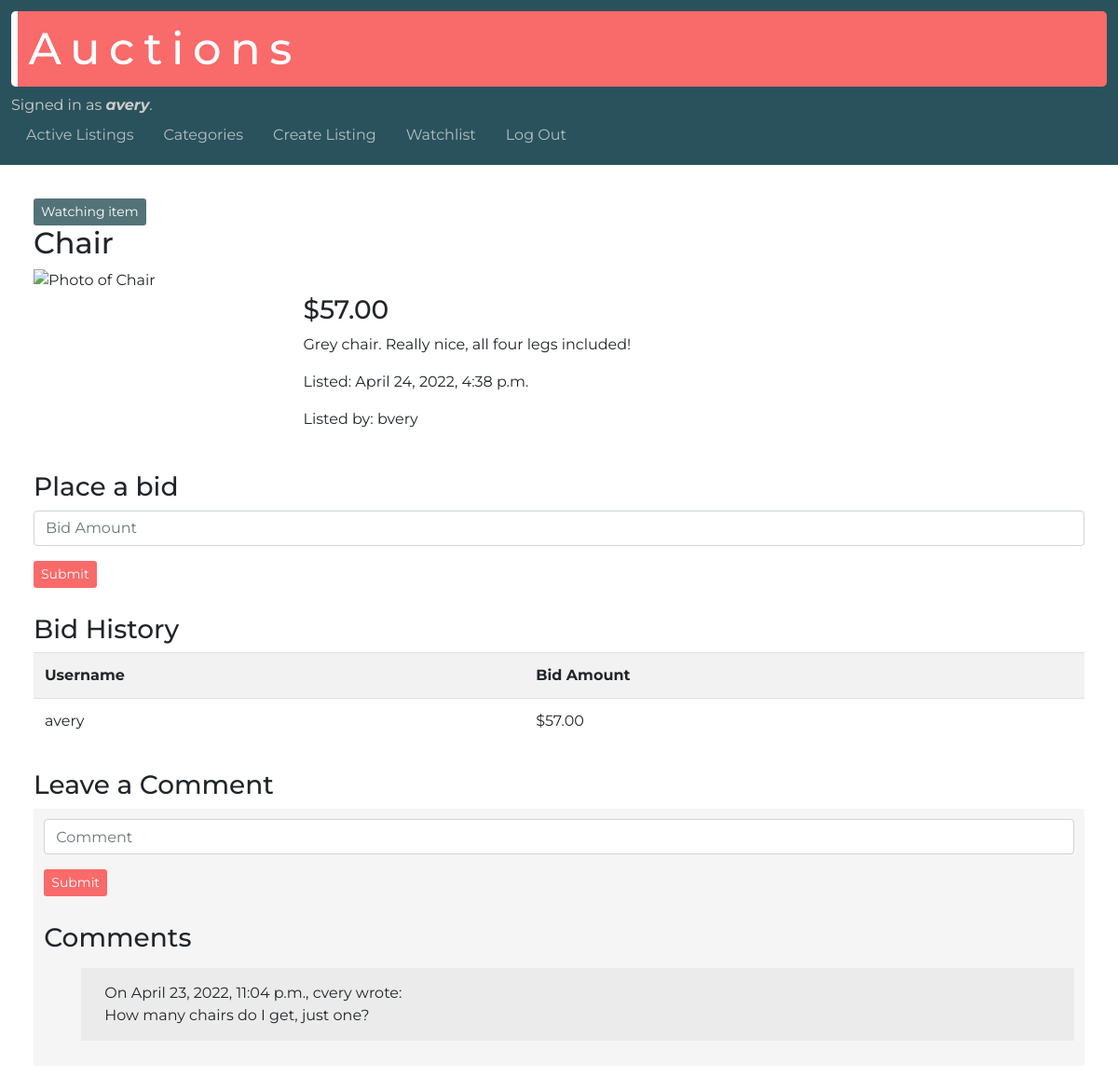
Page /listing/17 (signed in) on the committed database.
### auctions/models.py (models this page shows, shortened)
class User(AbstractUser):
  watchlist = models.ManyToManyField('Listing', blank=True, related_name="watched")

class Listing(models.Model):
  user = models.ForeignKey(User, on_delete=models.CASCADE, related_name="listings")
  title = models.CharField(max_length=64)
  price = models.DecimalField(max_digits=8, decimal_places=2)
  description = models.TextField(max_length=256)
  date = models.DateTimeField(auto_now_add=True)
  photo = models.URLField(max_length=200, blank=True)
  category = models.CharField(max_length=32, blank=True)
  status = models.BooleanField(default=True)

class Bid(models.Model):
  listing = models.ForeignKey(Listing, on_delete=models.CASCADE, related_name="bids")
  price = models.DecimalField(max_digits=8, decimal_places=2)
  bidder = models.ForeignKey(User, on_delete=models.CASCADE)

class Comment(models.Model):
  user = models.ForeignKey(User, on_delete=models.CASCADE)
  date = models.DateTimeField(auto_now_add=True)
  comment = models.CharField(max_length=256)
  listing = models.ForeignKey(Listing, on_delete=models.CASCADE, related_name="comments")

### auctions/views.py (the view)
# urls.py: path("listing/<int:listing_id>", views.listing, name="listing"),
def listing(request, listing_id):
  listing = Listing.objects.get(pk=listing_id)
  bids = listing.bids.all()
  user = request.user
  listing_creator = listing.user
  comments = listing.comments.all()
  if request.user.is_authenticated:
    if user.watchlist.filter(pk=listing_id):
      watchlist_message = "Watching item"
    else:
      watchlist_message = "Not watching item"
    if user == listing_creator:
      user_is_creator = True
    else:
      user_is_creator = False
    if bids:
      max_bid = bids.latest('price')
    else:
      max_bid = None
    return render(request, "auctions/listing.html", {
      "listing": listing,
      "watchlist_message": watchlist_message,
      "bids": bids,
      "comments": comments,
      "user_is_creator": user_is_creator,
      "max_bid": max_bid
    })
  else:
    return render(request, "auctions/listing.html", {
      "listing": listing
    })

### auctions/templates/auctions/listing.html (shortened to what this page needs)
{% extends "auctions/layout.html" %}
{% block body %}
    {% if user.is_authenticated %}
      <form action="{% url 'add-remove-watchlist' listing.id %}" method="POST">
        <input type="submit" value="{{ watchlist_message }}" class="btn btn-sm btn-primary watchlist-button">
      </form>
    {% endif %}
    <h2>{{ listing.title }}</h2>
    <div class="row listing-container">
      <div class="col-md-3">
        <img src="{{ listing.photo }}" alt="Photo of {{ listing.title }}" class="img-small">
      </div>
      <div class="col-md-9">
        <h3>${{ listing.price }}</h3>
        <p>{{ listing.description }}</p>
        <p>Listed: {{ listing.date }}</p>
        <p>Listed by: {{ listing.user.username }}</p>
      </div>
    </div>
    {% if user.is_authenticated %}
      {% if listing.status and not user_is_creator %}
        <h3>Place a bid</h3>
        <form action="{% url 'bid' listing.id %}" method="POST">
          <div class="form-group">
            <input type="number" step="0.01" required name="price" class="form-control" placeholder="Bid Amount">
          </div>
          <input type="submit" value="Submit" class="btn btn-sm btn-primary">
        </form>
      {% endif %}
      <h3>Bid History</h3>
      <table class="table table-striped">
        <tr>
          <th>Username</th>
          <th>Bid Amount</th>
        </tr>
      {% for bid in bids %}
        <tr>
          <td>{{ bid.bidder.username }}</td>
          <td>${{ bid.price }}</td>
        </tr>
      {% endfor %}
      </table>
      <h3>Leave a Comment</h3>
      <div class="comment-section">
      <form action="{% url 'comment' listing.id %}" method="POST">
        <div class="form-group">
          <input type="text" required name="comment_text" class="form-control" placeholder="Comment">
        </div>
        <input type="submit" value="Submit" class="btn btn-sm btn-primary">
      </form>
      <h3>Comments</h3>
      <ul>
      {% for comment in comments %}
        <li class="comment">
          On {{ comment.date }}, {{ comment.user.username }} wrote:
          <br>
          {{ comment.comment }}
        </li>
      {% endfor %}
      </ul>
      </div>
    {% endif %}
{% endblock %}

### auctions/templates/auctions/layout.html (shortened to what this page needs)
{% load static %}
<!DOCTYPE html>
<html lang="en">
    <head>
        <link rel="stylesheet" href="https://stackpath.bootstrapcdn.com/bootstrap/4.4.1/css/bootstrap.min.css">
        <link href="{% static 'auctions/styles.css' %}" rel="stylesheet">
    </head>
    <body>
      <header>
        <h1>Auctions</h1>
        <div class="authentication-message">
            {% if user.is_authenticated %}
                Signed in as <strong class="italic">{{ user.username }}</strong>.
            {% else %}
                Not signed in.
            {% endif %}
        </div>
        <ul class="nav">
            <li class="nav-item">
                <a class="nav-link" href="{% url 'index' %}">Active Listings</a>
            </li>
            <li class="nav-item">
              <a class="nav-link" href="{% url 'listing-categories' %}">Categories</a>
            </li>
            {% if user.is_authenticated %}
                <li class="nav-item">
                    <a class="nav-link" href="{% url 'create-listing' %}">Create Listing</a>
                </li>
                <li class="nav-item">
                  <a class="nav-link" href="{% url 'watchlist' %}">Watchlist</a>
                </li>
                <li class="nav-item">
                    <a class="nav-link" href="{% url 'logout' %}">Log Out</a>
                </li>
            {% endif %}
        </ul>
      </header>
      <main>
        {% block body %}
        {% endblock %}
      </main>
    </body>
</html>

### auctions/static/auctions/styles.css (style rules this page uses)
body { font-family: 'Montserrat', sans-serif; }
header { padding: 1%; background-color: #2a525d; }
main { padding: 3%; }
h1, h2 { font-weight: 500; }
h1 { font-size: 3em; letter-spacing: .2em; color: #ffffff; background-color: #f96a6a; padding: 1%; border-left: solid 7px #ffffff; border-radius: 5px; }
h3 { margin-top: 1em; }
.img-small { width: 100%; }
.authentication-message { color: #cdcccc; }
.italic { font-style: italic; }
li { list-style-type: none; }
ul.nav a { color: #b1c0c3; }
h3 a, li a, p a { color: #f96a6a; }
.btn-primary { background-color: #f96a6a; border: none; }
.watchlist-button { background-color: #537378; }
div.comment-section { background-color: rgb(245, 245, 245); padding: 1%; }
li.comment { padding: 15px 25px; margin: 15px 0px; background-color: rgb(235, 235, 235); }

### rows in the picture
User: username "avery"
Listing: title "Chair", price "57.00", description "Grey chair. Really nice, all four legs included!", date "April 24, 2022, 4:38 p.m.", user.username "bvery"
Bid: bidder.username "avery", price "57.00"
Comment: date "April 23, 2022, 11:04 p.m.", user.username "cvery", comment "How many chairs do I get, just one?"
